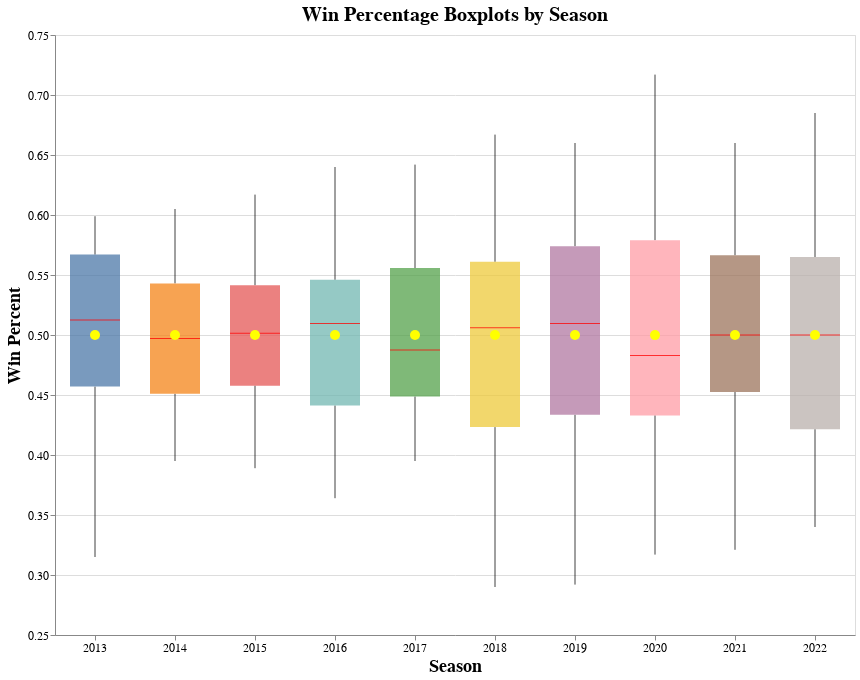

Here is the notebook cell this chart was saved with:
### Code cell
# Win percentage boxplot layered chart
alt.layer(
    title='Win Percentage Boxplots by Season',
).add_layers(
    win_percent_boxplot,
    win_percent_boxplot_mark,
    win_percent_boxplot_transform,
).encode(
    x=alt.X(title='Season'),
    y=alt.Y(title='Win Percent')
).configure_title(
    fontSize=20
).configure_axisX(
    titleFontSize=18,
    labelFontSize=12,
    labelAngle=0,
).configure_axisY(
    titleFontSize=18,
    labelFontSize=12
).properties(
    width=800,
    height=600
)

### Figure 1 — Vega-Lite specification as saved in the notebook (floating-point values rounded to 4 significant figures; data arrays with more than 128 entries replaced by an {"elided": "..."} marker saying what was removed)
{"config": {"view": {"continuousWidth": 300, "continuousHeight": 300}, "axisX": {"labelAngle": 0, "labelFontSize": 12, "titleFontSize": 18}, "axisY": {"labelFontSize": 12, "titleFontSize": 18}, "title": {"fontSize": 20}}, "layer": [{"mark": {"type": "boxplot", "extent": "min-max", "median": {"color": "red"}, "opacity": 0.75, "size": 50}, "encoding": {"color": {"field": "Season", "legend": null, "type": "nominal"}, "x": {"field": "Season", "type": "nominal"}, "y": {"field": "Win_Percent", "scale": {"zero": false}, "type": "quantitative"}}}, {"mark": {"type": "circle", "color": "yellow", "size": 100}, "encoding": {"x": {"field": "Season", "type": "nominal"}, "y": {"aggregate": "mean", "field": "Win_Percent", "type": "quantitative"}}}, {"mark": {"type": "bar", "opacity": 0}, "encoding": {"tooltip": [{"field": "min", "type": "quantitative"}, {"field": "q1", "type": "quantitative"}, {"field": "mean", "type": "quantitative"}, {"field": "median", "type": "quantitative"}, {"field": "q3", "type": "quantitative"}, {"field": "max", "type": "quantitative"}], "x": {"field": "Season", "type": "nominal"}, "y": {"field": "q1", "type": "quantitative"}, "y2": {"field": "q3"}}, "transform": [{"aggregate": [{"op": "min", "field": "Win_Percent", "as": "min"}, {"op": "max", "field": "Win_Percent", "as": "max"}, {"op": "mean", "field": "Win_Percent", "as": "mean"}, {"op": "median", "field": "Win_Percent", "as": "median"}, {"op": "q1", "field": "Win_Percent", "as": "q1"}, {"op": "q3", "field": "Win_Percent", "as": "q3"}], "groupby": ["Season"]}]}], "data": {"name": "data-d18687d76ef5fe3d3b4980f034cbe18e"}, "encoding": {"x": {"title": "Season"}, "y": {"title": "Win Percent"}}, "height": 600, "title": "Win Percentage Boxplots by Season", "width": 800, "$schema": "https://vega.github.io/schema/vega-lite/v5.8.0.json", "datasets": {"data-d18687d76ef5fe3d3b4980f034cbe18e": {"elided": "300 records"}}}
